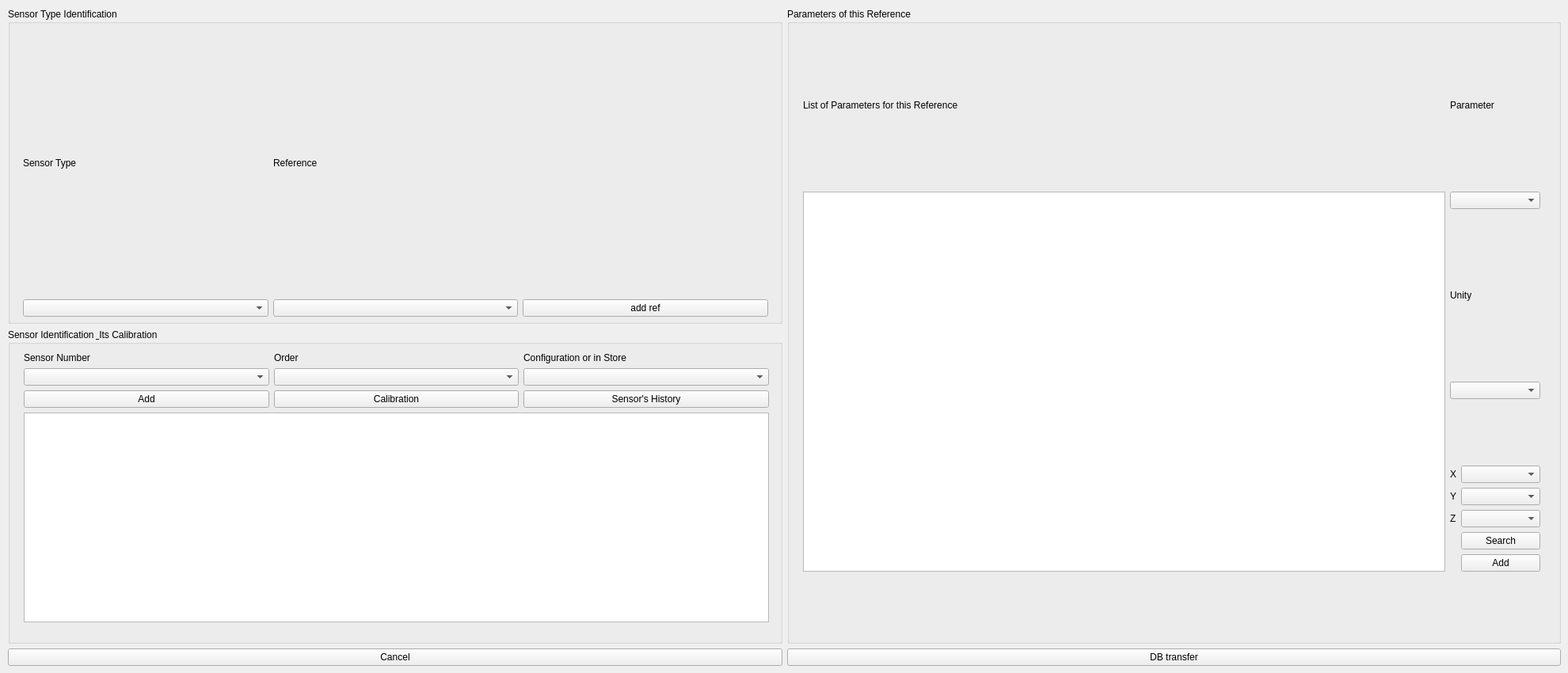
      <widget class="QWidget" name="tab_5">
       <attribute name="title">
        <string>Sensors</string>
       </attribute>
       <widget class="QWidget" name="gridLayoutWidget_5">
        <property name="geometry">
         <rect>
          <x>10</x>
          <y>10</y>
          <width>1961</width>
          <height>831</height>
         </rect>
        </property>
        <layout class="QGridLayout" name="gridLayout_5">
         <item row="0" column="0">
          <widget class="QGroupBox" name="groupBox_4">
           <property name="title">
            <string>Sensor Type Identification</string>
           </property>
           <widget class="QWidget" name="gridLayoutWidget_6">
            <property name="geometry">
             <rect>
              <x>19</x>
              <y>29</y>
              <width>941</width>
              <height>361</height>
             </rect>
            </property>
            <layout class="QGridLayout" name="gridLayout_6">
             <item row="1" column="0">
              <widget class="QComboBox" name="comboBox_8"/>
             </item>
             <item row="0" column="0">
              <widget class="QLabel" name="label_12">
               <property name="text">
                <string>Sensor Type</string>
               </property>
              </widget>
             </item>
             <item row="1" column="1">
              <widget class="QComboBox" name="comboBox_9"/>
             </item>
             <item row="0" column="1">
              <widget class="QLabel" name="label_11">
               <property name="text">
                <string>Reference</string>
               </property>
              </widget>
             </item>
             <item row="1" column="2">
              <widget class="QPushButton" name="pushButton_34">
               <property name="text">
                <string>add ref</string>
               </property>
              </widget>
             </item>
            </layout>
           </widget>
          </widget>
         </item>
         <item row="1" column="0">
          <widget class="QGroupBox" name="groupBox_5">
           <property name="title">
            <string>Sensor Identification &amp; Its Calibration</string>
           </property>
           <widget class="QWidget" name="gridLayoutWidget_7">
            <property name="geometry">
             <rect>
              <x>20</x>
              <y>30</y>
              <width>941</width>
              <height>341</height>
             </rect>
            </property>
            <layout class="QGridLayout" name="gridLayout_7">
             <item row="2" column="2">
              <widget class="QPushButton" name="pushButton_11">
               <property name="text">
                <string>Sensor's History</string>
               </property>
              </widget>
             </item>
             <item row="1" column="2">
              <widget class="QComboBox" name="comboBox_12"/>
             </item>
             <item row="2" column="0">
              <widget class="QPushButton" name="pushButton_9">
               <property name="text">
                <string>Add</string>
               </property>
              </widget>
             </item>
             <item row="1" column="1">
              <widget class="QComboBox" name="comboBox_11"/>
             </item>
             <item row="0" column="0">
              <widget class="QLabel" name="label_15">
               <property name="text">
                <string>Sensor Number</string>
               </property>
              </widget>
             </item>
             <item row="2" column="1">
              <widget class="QPushButton" name="pushButton_10">
               <property name="text">
                <string>Calibration</string>
               </property>
              </widget>
             </item>
             <item row="0" column="1">
              <widget class="QLabel" name="label_14">
               <property name="text">
                <string>Order</string>
               </property>
              </widget>
             </item>
             <item row="3" column="0" colspan="3">
              <widget class="QTableWidget" name="tableWidget_3"/>
             </item>
             <item row="0" column="2">
              <widget class="QLabel" name="label_13">
               <property name="text">
                <string>Configuration or in Store</string>
               </property>
              </widget>
             </item>
             <item row="1" column="0">
              <widget class="QComboBox" name="comboBox_10"/>
             </item>
            </layout>
           </widget>
          </widget>
         </item>
         <item row="0" column="1" rowspan="2">
          <widget class="QGroupBox" name="groupBox_6">
           <property name="title">
            <string>Parameters of this Reference</string>
           </property>
           <widget class="QWidget" name="gridLayoutWidget_8">
            <property name="geometry">
             <rect>
              <x>20</x>
              <y>20</y>
              <width>931</width>
              <height>771</height>
             </rect>
            </property>
            <layout class="QGridLayout" name="gridLayout_8">
             <item row="0" column="1">
              <widget class="QLabel" name="label_19">
               <property name="maximumSize">
                <size>
                 <width>16777215</width>
                 <height>50</height>
                </size>
               </property>
               <property name="text">
                <string>Parameter</string>
               </property>
              </widget>
             </item>
             <item row="3" column="1">
              <widget class="QComboBox" name="comboBox_14"/>
             </item>
             <item row="0" column="0">
              <widget class="QLabel" name="label_20">
               <property name="maximumSize">
                <size>
                 <width>16777215</width>
                 <height>50</height>
                </size>
               </property>
               <property name="text">
                <string>List of Parameters for this Reference</string>
               </property>
              </widget>
             </item>
             <item row="1" column="1">
              <widget class="QComboBox" name="comboBox_13"/>
             </item>
             <item row="2" column="1">
              <widget class="QLabel" name="label_22">
               <property name="maximumSize">
                <size>
                 <width>16777215</width>
                 <height>50</height>
                </size>
               </property>
               <property name="text">
                <string>Unity</string>
               </property>
              </widget>
             </item>
             <item row="4" column="1">
              <layout class="QGridLayout" name="gridLayout_9">
               <item row="2" column="0">
                <widget class="QLabel" name="label_24">
                 <property name="text">
                  <string>Z</string>
                 </property>
                </widget>
               </item>
               <item row="1" column="1">
                <widget class="QComboBox" name="comboBox_16"/>
               </item>
               <item row="2" column="1">
                <widget class="QComboBox" name="comboBox_17"/>
               </item>
               <item row="1" column="0">
                <widget class="QLabel" name="label_23">
                 <property name="text">
                  <string>Y</string>
                 </property>
                </widget>
               </item>
               <item row="0" column="0">
                <widget class="QLabel" name="label_21">
                 <property name="text">
                  <string>X</string>
                 </property>
                </widget>
               </item>
               <item row="0" column="1">
                <widget class="QComboBox" name="comboBox_15">
                 <property name="minimumSize">
                  <size>
                   <width>100</width>
                   <height>0</height>
                  </size>
                 </property>
                </widget>
               </item>
               <item row="4" column="1">
                <widget class="QPushButton" name="pushButton_12">
                 <property name="text">
                  <string>Add</string>
                 </property>
                </widget>
               </item>
               <item row="3" column="1">
                <widget class="QPushButton" name="pushButton_32">
                 <property name="text">
                  <string>Search</string>
                 </property>
                </widget>
               </item>
              </layout>
             </item>
             <item row="1" column="0" rowspan="4">
              <widget class="QTableWidget" name="tableWidget_4"/>
             </item>
            </layout>
           </widget>
          </widget>
         </item>
         <item row="2" column="0">
          <widget class="QPushButton" name="pushButton_7">
           <property name="text">
            <string>Cancel</string>
           </property>
          </widget>
         </item>
         <item row="2" column="1">
          <widget class="QPushButton" name="pushButton_8">
           <property name="text">
            <string>DB transfer</string>
           </property>
          </widget>
         </item>
        </layout>
       </widget>
      </widget>
